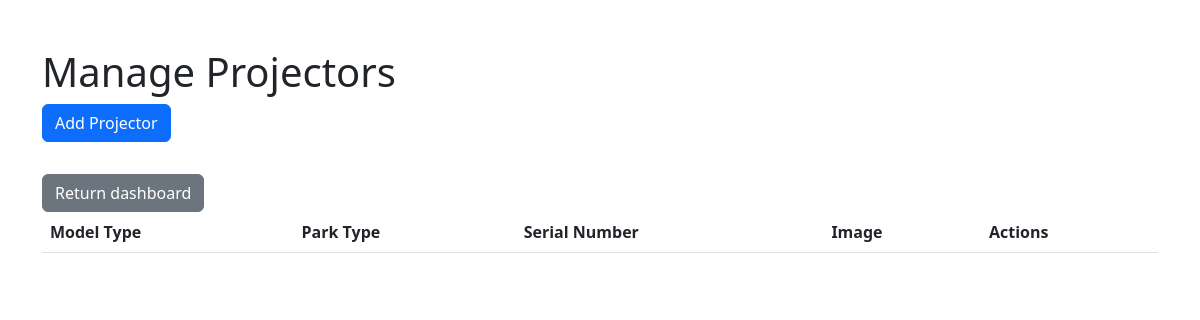
/manage_projectors/, run on an earlier commit of the app's database.
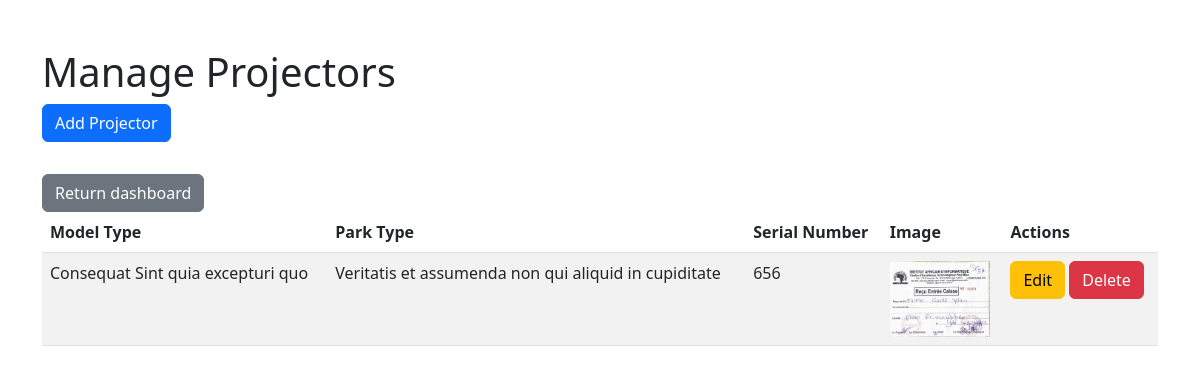
And on a later commit of the database.
### projector_management/models.py (models this page shows)
class Projector(models.Model):
    model_type = models.CharField(max_length=255)
    park_type = models.CharField(max_length=255)
    serial_number = models.CharField(max_length=255, unique=True)
    image = models.ImageField(upload_to='projector_images/', null=True, blank=True) # Track specific projectors

### projector_management/views.py (the view)
# urls.py: path('manage_projectors/', manage_projectors, name='manage_projectors'),
def manage_projectors(request):
    projectors = Projector.objects.all()
    return render(request, 'dashboard/crud_projector/manage_projectors.html', {'projectors': projectors})

### projector_management/templates/dashboard/crud_projector/manage_projectors.html (shortened to what this page needs)
{% load static %}
<!DOCTYPE html>
<html lang="en">
<head>
    <link rel="stylesheet" href="{% static 'styles.css' %}">
    <link href="https://cdn.jsdelivr.net/npm/bootstrap@5.2.3/dist/css/bootstrap.min.css" rel="stylesheet">
</head>
<body>
    <div class="container mt-5">
        <h1>Manage Projectors</h1>
        <a href="{% url 'add_projector' %}" class="btn btn-primary mb-3">Add Projector</a>
        <br>
        <a href="{% url 'admin_dashboard' %}" class="btn btn-secondary mt-3">Return dashboard</a>
        <table class="table table-striped">
            <thead>
                <tr>
                    <th>Model Type</th>
                    <th>Park Type</th>
                    <th>Serial Number</th>
                    <th>Image</th>
                    <th>Actions</th>
                </tr>
            </thead>
            <tbody>
                {% for projector in projectors %}
                    <tr>
                        <td>{{ projector.model_type }}</td>
                        <td>{{ projector.park_type }}</td>
                        <td>{{ projector.serial_number }}</td>
                        <td>
                            {% if projector.image %}
                                <img src="{{ projector.image.url }}" alt="Projector Image" style="width: 100px; height: auto;">
                            {% else %}
                                No image
                            {% endif %}
                        </td>
                        <td>
                            <a href="{% url 'edit_projector' projector.pk %}" class="btn btn-warning">Edit</a>
                            <a href="{% url 'delete_projector' projector.pk %}" class="btn btn-danger">Delete</a>
                        </td>
                    </tr>
                {% endfor %}
            </tbody>
        </table>
    </div>
</body>
</html>

### projector_management/static/styles.css (style rules this page uses)
body { font-family: sans-serif; }
h1, h2, h3, h4, h5, h6 { font-weight: bold; }
a { text-decoration: none; }

What changed in the data, as far as the page shows it:
added Projector: model_type "Consequat Sint quia excepturi quo", park_type "Veritatis et assumenda non qui aliquid in cupiditate", serial_number "656", image (picture)
